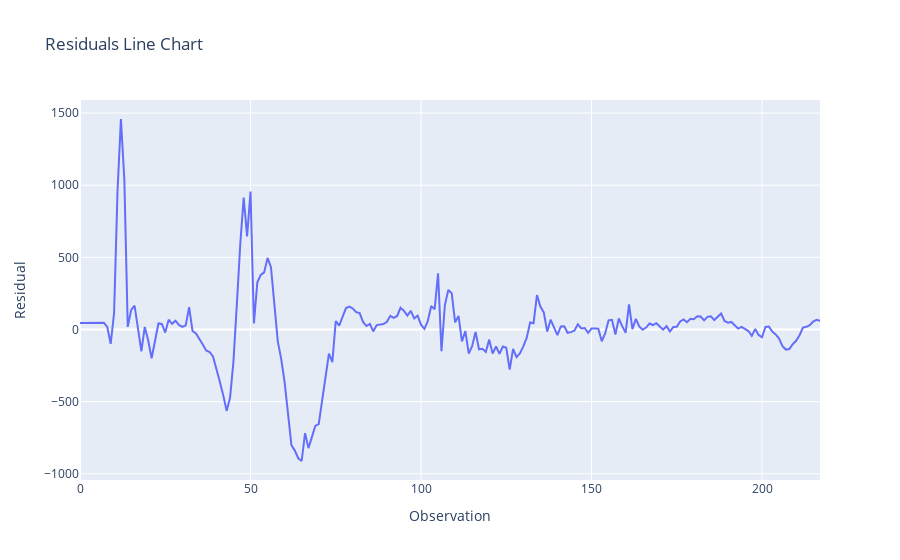

The notebook cell this image was saved under:
### Code cell
# Create a Pandas Series to store the residuals
residuals_series = pd.Series(residuals, name='Residuals')

fig = px.line(x=range(len(residuals_series)), y=residuals_series,
    title="Residuals Line Chart",
    labels={'x': 'Observation', 'y': 'Residual'},
    line_shape="linear")
fig.show()

### Figure 1 — Plotly figure (JSON) as saved in the notebook; plotly's stock layout.template omitted (floating-point values rounded to 4 significant figures; data arrays with more than 128 entries replaced by an {"elided": "..."} marker saying what was removed)
{"data": [{"hovertemplate": "Observation=%{x}<br>Residual=%{y}<extra></extra>", "legendgroup": "", "line": {"color": "#636efa", "dash": "solid", "shape": "linear"}, "marker": {"symbol": "circle"}, "mode": "lines", "name": "", "orientation": "v", "showlegend": false, "type": "scatter", "x": {"elided": "218 int values"}, "xaxis": "x", "y": {"elided": "218 float values"}, "yaxis": "y"}], "layout": {"legend": {"tracegroupgap": 0}, "title": {"text": "Residuals Line Chart"}, "xaxis": {"anchor": "y", "domain": [0, 1], "title": {"text": "Observation"}}, "yaxis": {"anchor": "x", "domain": [0, 1], "title": {"text": "Residual"}}}}
